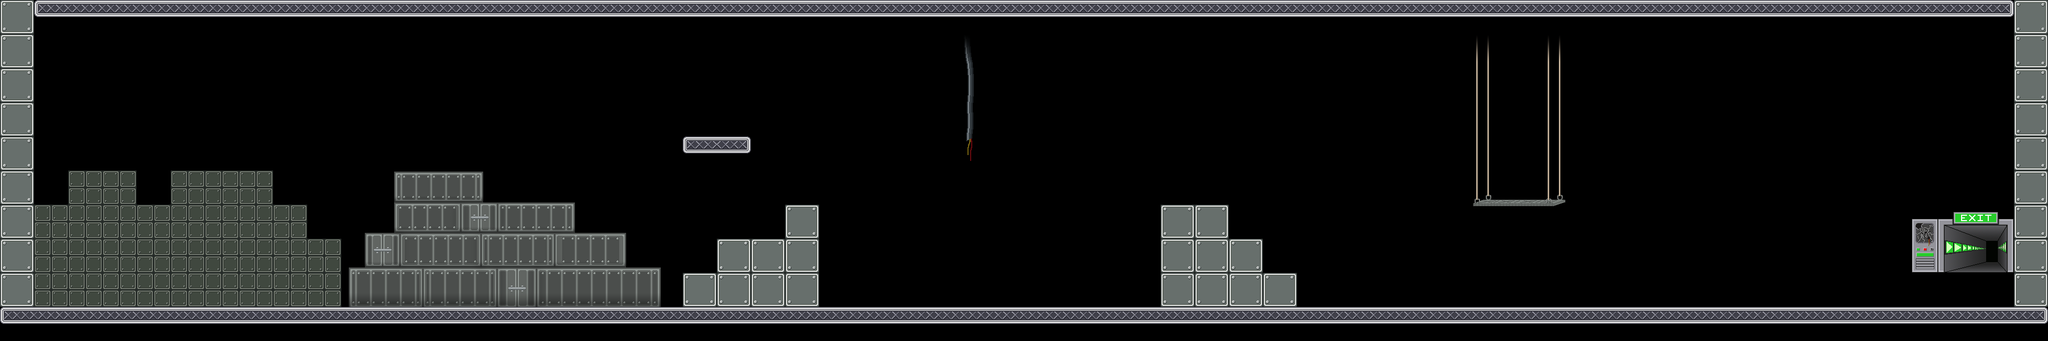

A 2D game scene composited from a Tiled map and its tileset images. What follows is a short description and the map's XML, with each tile layer's data collapsed to a summary:
An orthogonal 60x10 tile map with 64x64 px tiles, 2 tile layers (foreground, front), 20 tilesets and 52 objects.

<map version="1.0" orientation="orthogonal" width="60" height="10" tilewidth="64" tileheight="64">
 <tileset firstgid="1" name="mur" tilewidth="64" tileheight="64">
  <image source="data/mur.png" trans="ffffff" width="64" height="64" />
 </tileset>
 <tileset firstgid="2" name="sol" tilewidth="64" tileheight="64">
  <image source="data/sol.png" trans="ffffff" width="64" height="64" />
 </tileset>
 <tileset firstgid="3" name="alone" tilewidth="64" tileheight="64">
  <image source="data/alone.png" width="64" height="64" />
 </tileset>
 <tileset firstgid="4" name="left" tilewidth="64" tileheight="64">
  <image source="data/left.png" width="64" height="64" />
 </tileset>
 <tileset firstgid="5" name="mid" tilewidth="64" tileheight="64">
  <image source="data/mid.png" width="64" height="64" />
 </tileset>
 <tileset firstgid="6" name="right" tilewidth="64" tileheight="64">
  <image source="data/right.png" width="64" height="64" />
 </tileset>
 <tileset firstgid="7" name="portebas" tilewidth="64" tileheight="64">
  <image source="data/portebas.png" width="64" height="64" />
 </tileset>
 <tileset firstgid="8" name="portehaut" tilewidth="64" tileheight="64">
  <image source="data/portehaut.png" width="64" height="64" />
 </tileset>
 <tileset firstgid="9" name="fin" tilewidth="192" tileheight="128">
  <image source="data/fin.png" width="192" height="128" />
 </tileset>
 <tileset firstgid="10" name="citerne" tilewidth="418" tileheight="632">
  <tileoffset x="0" y="632" />
  <image source="data/citerne.png" width="418" height="632" />
 </tileset>
 <tileset firstgid="11" name="container1" tilewidth="610" tileheight="276">
  <tileoffset x="0" y="195" />
  <image source="data/container1.png" width="610" height="276" />
 </tileset>
 <tileset firstgid="12" name="container2" tilewidth="480" tileheight="330">
  <tileoffset x="0" y="280" />
  <image source="data/container2.png" width="480" height="330" />
 </tileset>
 <tileset firstgid="13" name="cable1" tilewidth="77" tileheight="372">
  <tileoffset x="0" y="372" />
  <image source="data/cable1.png" width="77" height="372" />
 </tileset>
 <tileset firstgid="14" name="passerelle1" tilewidth="198" tileheight="342">
  <tileoffset x="0" y="342" />
  <image source="data/passerelle1.png" width="198" height="342" />
 </tileset>
 <tileset firstgid="15" name="passerelle2" tilewidth="122" tileheight="599">
  <tileoffset x="0" y="599" />
  <image source="data/passerelle2.png" width="122" height="599" />
 </tileset>
 <tileset firstgid="16" name="cable2" tilewidth="46" tileheight="243">
  <tileoffset x="0" y="243" />
  <image source="data/cable2.png" width="46" height="243" />
 </tileset>
 <tileset firstgid="17" name="mur2" tilewidth="64" tileheight="64">
  <image source="data/mur2.png" width="64" height="64" />
 </tileset>
 <tileset firstgid="18" name="lamp1" tilewidth="64" tileheight="64">
  <image source="data/lamp1.png" width="64" height="64" />
 </tileset>
 <tileset firstgid="19" name="lamp2" tilewidth="64" tileheight="64">
  <image source="data/lamp2.png" width="64" height="64" />
 </tileset>
 <tileset firstgid="20" name="cable" tilewidth="64" tileheight="64">
  <image source="data/cable.png" width="64" height="64" />
 </tileset>
 <layer name="foreground" width="60" height="10">
  <data>[600 cells, 34 non-empty, 4 distinct tile ids]</data>
 </layer>
 <layer name="front" width="60" height="10">
  <data>[600 cells, 156 non-empty, 6 distinct tile ids]</data>
 </layer>
 <objectgroup color="#00ff00" name="wall" width="60" height="10">
  <object x="0" y="0" width="64" height="576" />
  <object x="3776" y="0" width="64" height="576" />
  <object x="2176" y="448" width="64" height="128" />
  <object x="1472" y="448" width="64" height="128" />
 </objectgroup>
 <objectgroup color="#0000ff" name="platform" width="60" height="10">
  <object x="0" y="576" width="3840" height="64" />
  <object x="64" y="0" width="3712" height="64" />
  <object x="2176" y="384" width="128" height="64" />
  <object x="2304" y="448" width="64" height="64" />
  <object x="2368" y="512" width="64" height="64" />
  <object x="1472" y="384" width="64" height="64" />
  <object x="1344" y="448" width="128" height="64" />
  <object x="1280" y="512" width="64" height="64" />
  <object x="1280" y="256" width="128" height="64" />
 </objectgroup>
 <objectgroup color="#ffffff" name="movable" width="60" height="10" />
 <objectgroup color="#ff6666" name="destroyable" width="60" height="10" />
 <objectgroup color="#800000" name="metalman" width="60" height="10">
  <object x="128" y="512" width="64" height="64">
   <properties>
    <property name="powers" value="Alu" />
   </properties>
  </object>
 </objectgroup>
 <objectgroup color="#ff0000" name="themagnet" width="60" height="10">
  <object x="256" y="512" width="64" height="64">
   <properties>
    <property name="powers" value="Attractive" />
   </properties>
  </object>
 </objectgroup>
 <objectgroup color="#800000" name="generator" width="60" height="10" />
 <objectgroup color="#66ccff" name="switch" width="60" height="10" />
 <objectgroup color="#e6e6e6" name="metal" width="60" height="10" />
 <objectgroup color="#333333" name="gate" width="60" height="10">
  <object x="1536" y="384" width="64" height="64">
   <properties>
    <property name="animid" value="1" />
    <property name="closeid" value="2" />
    <property name="next" value="2" />
    <property name="type" value="DebutHG" />
   </properties>
  </object>
  <object x="1600" y="384" width="64" height="64">
   <properties>
    <property name="animid" value="2" />
    <property name="next" value="3" />
    <property name="prev" value="1" />
    <property name="type" value="MillieuHG" />
   </properties>
  </object>
  <object x="1920" y="384" width="64" height="64">
   <properties>
    <property name="animid" value="8" />
    <property name="next" value="7" />
    <property name="prev" value="9" />
    <property name="type" value="MillieuHD" />
   </properties>
  </object>
  <object x="2112" y="384" width="64" height="64">
   <properties>
    <property name="animid" value="11" />
    <property name="closeid" value="2" />
    <property name="next" value="10" />
    <property name="type" value="DebutHD" />
   </properties>
  </object>
  <object x="1792" y="384" width="64" height="64">
   <properties>
    <property name="animid" value="5" />
    <property name="openid" value="2" />
    <property name="prev" value="4" />
    <property name="type" value="FinHG" />
   </properties>
  </object>
  <object x="1856" y="384" width="64" height="64">
   <properties>
    <property name="animid" value="7" />
    <property name="openid" value="2" />
    <property name="prev" value="8" />
    <property name="type" value="FinHD" />
   </properties>
  </object>
  <object x="1984" y="384" width="64" height="64">
   <properties>
    <property name="animid" value="9" />
    <property name="next" value="8" />
    <property name="prev" value="10" />
    <property name="type" value="MillieuHD" />
   </properties>
  </object>
  <object x="2048" y="384" width="64" height="64">
   <properties>
    <property name="animid" value="10" />
    <property name="next" value="9" />
    <property name="prev" value="11" />
    <property name="type" value="MillieuHD" />
   </properties>
  </object>
  </objectgroup>
 <objectgroup color="#004080" name="acid" width="60" height="10">
  <!-- 20 objects omitted --></objectgroup>
 <objectgroup color="#ffff00" name="arc" width="60" height="10" />
 <objectgroup color="#ffff00" name="levelend" width="60" height="10">
  <!-- 1 objects omitted --></objectgroup>
 <objectgroup color="#800080" name="gateswitch" width="60" height="10">
  <!-- 1 objects omitted --></objectgroup>
</map>
<!-- 29 of 52 objects omitted -->
